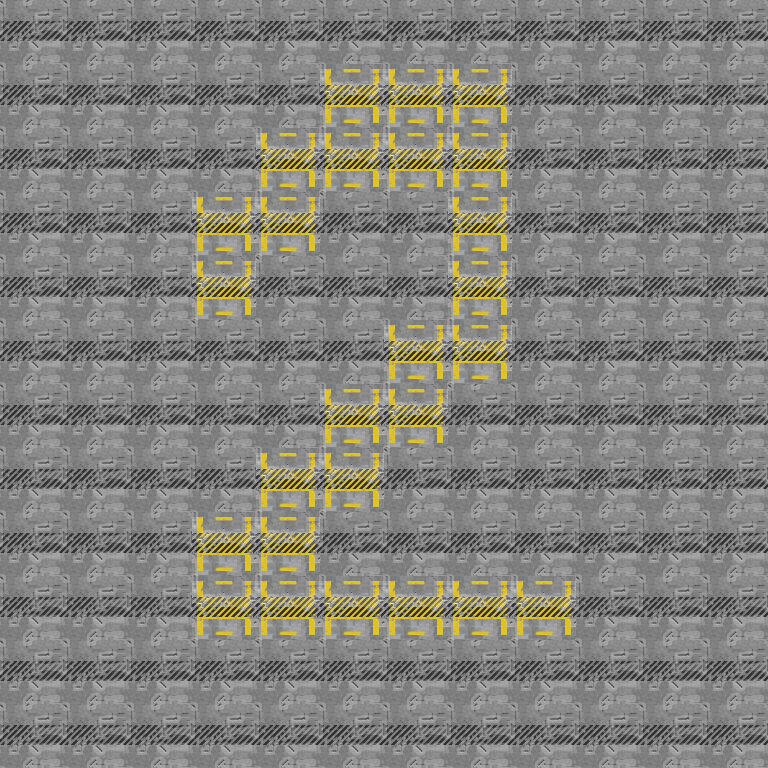

This is a level from a 2D game, rendered from its Tiled map with the project's own tilesets. A one-line summary and the map file follow, with tile-layer data summarised:
An orthogonal 12x12 tile map with 64x64 px tiles, 3 tile layers (background, dynamic, walls).

<map version="1.0" orientation="orthogonal" renderorder="right-down" width="12" height="12" tilewidth="64" tileheight="64" nextobjectid="17">
 <tileset firstgid="1" name="64pxTileSet" tilewidth="64" tileheight="64">
  <image source="../64pxTileSet.png" width="1472" height="128" />
 </tileset>
 <layer name="background" width="12" height="12">
  <data>[144 cells, 144 non-empty, 2 distinct tile ids]</data>
 </layer>
 <layer name="dynamic" width="12" height="12">
  <data>[144 cells, 0 non-empty, 0 distinct tile ids]</data>
 </layer>
 <layer name="walls" width="12" height="12">
  <data>[144 cells, 0 non-empty, 0 distinct tile ids]</data>
 </layer>
</map>
